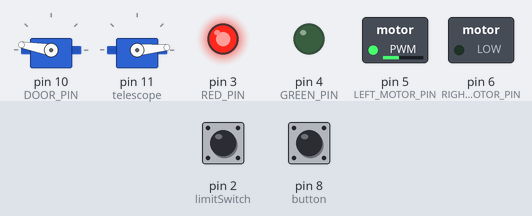
Recording of a sketch running on a simulated Arduino Uno, built with avr-gcc and run on an emulated ATmega328P. Shown: 2 × servo, switched loads named in the sketch (green lamp = pin HIGH), output pins drawn as LEDs (lit = HIGH). The test bench sets the inputs (shaded band); at power-on: pin 2 (limitSwitch) HIGH, pin 8 (button) HIGH.

Above: at 15.1 s.
15.2 s: pin 2 (limitSwitch) pulled LOW for 0.15 s
18.3 s: pin 8 (button) pulled LOW for 1 s
At 19.1 s:
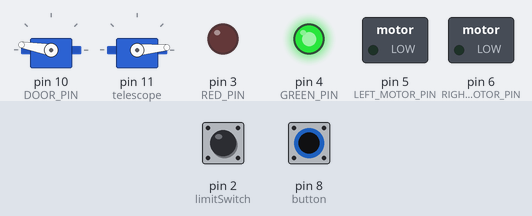
At 29.8 s:
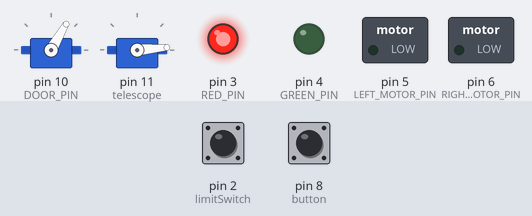
Timing chart, 0 to 38.8 s (numbered marks = the images above; inputs shaded):
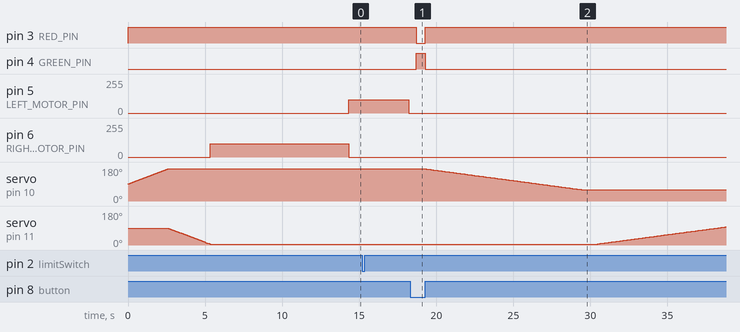

The sketch:

another_final_telescope.ino
```cpp
#include <Button.h> //simple library to control a button (and account for jitter and all that button weirdness)
#include <VarSpeedServo.h> //very nice library for smooth servo control

//Button LED pins
#define RED_PIN 3
#define GREEN_PIN 4
//Motor control pins
#define LEFT_MOTOR_PIN 5
#define RIGHT_MOTOR_PIN 6
//Servo attachment pins
#define DOOR_PIN 10
#define TELESCOPE_PIN 11

//creating two servo objects with self-explanatory names
VarSpeedServo door;
VarSpeedServo telescope;
//creating two button objects with somewhat self-explanatory names
Button limitSwitch(2);
Button button(8);


//declaring some values to be used
uint32_t currentTime = 0; //used for the button in void loop()
bool isCalibrated = false; //used in calibrate() and sequence(), self-explanatory

//lights up the button RED
void lightRed() {
  digitalWrite(RED_PIN, HIGH);
  digitalWrite(GREEN_PIN, LOW);
}
//lights up the button GREEN
void lightGreen() {
  digitalWrite(RED_PIN, LOW);
  digitalWrite(GREEN_PIN, HIGH);
}

//spins the motor RIGHT at a set speed (0-255)
void spin_right(int speed) {
  analogWrite(RIGHT_MOTOR_PIN, speed);
  digitalWrite(LEFT_MOTOR_PIN, LOW);
}
//spins the motor LEFT at a set speed (0-255)
void spin_left(int speed) {
  analogWrite(LEFT_MOTOR_PIN, speed);
  digitalWrite(RIGHT_MOTOR_PIN, LOW);
}
//locks down the motor, no spinning, full stop
void stop_spin() {
  digitalWrite(RIGHT_MOTOR_PIN, LOW);
  digitalWrite(LEFT_MOTOR_PIN, LOW);

}

/* the calibration function has a very simple method of operation. Since I only have one limit switch, initially I force the whole observatory
to spin to one end for about 9 seconds, which is the time it takes for a full spin from the other side which ensures that no matter where it is
initially, it will end up stuck at the end (tugging at wires that will definitely eventually rip apart) Then the whole thing spins back around
and awaits a button press, after which it goes on for a bit longer into it's initial desired position. */
void calibrate() {
  //there's also a little servo test + calibration, that just pops them into their basic states: doors closed, telescope down
  door.attach(DOOR_PIN);
  door.write(170, 20, true);
  door.detach();
  telescope.attach(11);
  telescope.write(5, 20, true);
  telescope.detach();
  spin_right(100);
  delay(9000); //this may change with wire length and/or future reconstruction of the innerds of the observatory
  spin_left(100);
  while (!isCalibrated) {
    if (limitSwitch.pressed()) {
      isCalibrated = true;
      delay(3000); //gets you back to your desired initial position
      stop_spin();
      delay(500); //wait a bit just to be sure;
      break;
    }
  }
}

void sequence() {
  //reminder: servo.write(a, b, TRUE) is a BLOCKING method, do FALSE for non-blocking

  lightRed(); //signify the beginning of our sequence with a red light

  door.attach(DOOR_PIN); //enable door
  door.write(60, 7, true); //slowly open the door
  door.detach(); //disable door !!!VERY IMPORTANT, servos are powered through the arduino itself
  //which is kinda bad, but whatever. The arduino can't push more than about an amp of current through itself (and that current also needs to power the chip)
  //if you don't disable your servos or move them too fast the arduino will die and reset.
  delay(1000);
  telescope.attach(11); //enable telescope
  telescope.write(100, 7, true); //slowly move telescope up
  telescope.detach(); //disable telescope
  delay(1000);

  spin_right(80);
  delay(6000); //we just turn right (which is actually left)
  stop_spin();

  telescope.attach(11); //enable telescope
  telescope.write(5, 7, true); //slowly lower the telescope
  telescope.detach(); //disable telescope
  delay(1000);
  door.attach(DOOR_PIN);  //enable door
  door.write(170, 7, true); //slowly close the door
  door.detach(); //disable door

  isCalibrated = false;
  spin_left(80); //start moving back to the initial position
  while (!isCalibrated) { //a smaller copy of the main calibration function, essentially waits for the limit switch to be pressd to then spin a bit more to the initial position
    if (limitSwitch.pressed()) {
      isCalibrated = true;
      stop_spin();
      spin_left(80);
      delay(4000); //this one may need tinkering so it gets back to the actual initial position and doesn't drift
      stop_spin();
      break; //yeah I use break, what are you going to do about it
    }
  }
  stop_spin();
  lightRed(); //light up red again, go into cooldown for 120s
  delay(120000); //big number
  lightGreen(); //cooldown over, sequence over, back to loop() to wait for another button press
}

void setup() {
  lightRed(); //light up the button red for the duration of the calibration sequence
  limitSwitch.begin(); //start up the limit switch button
  button.begin(); //start up the external button

  pinMode(RIGHT_MOTOR_PIN, OUTPUT); //self-explanatory, select pin modes for the 4 pins we use for motor control
  pinMode(LEFT_MOTOR_PIN, OUTPUT);
  pinMode(GREEN_PIN, OUTPUT); //and the green and red LED signals going to the external button
  pinMode(RED_PIN, OUTPUT);

  calibrate(); //initial calibration after a new start-up
  lightGreen(); //light up green to signify that we're ready to work
}

void loop() {
  if (button.pressed()) {
      currentTime = millis(); //when the button is initially pressed, it takes in the time in millis when it was pressed
  }
  if (button.released()) {
    if ((millis() - currentTime >= 200)) {
      sequence(); //then it compares it to a "currentTime" value and checks if the button was pressed for longer than 200 milliseconds, to ensure protection from random slips and whatever
      }
    }
  }
```

Measured:
- after the input at 15.2 s, pin 5 (LEFT_MOTOR_PIN): 100/255 → 0/255 after 3.0 s
- after the input at 18.3 s, servo on pin 10 (DOOR_PIN): moves from 170° to 60° over 10.0 s, starting after 1.1 s; servo on pin 11 (telescope): moves from 5° to 96° over 8.3 s, starting after 12.2 s
